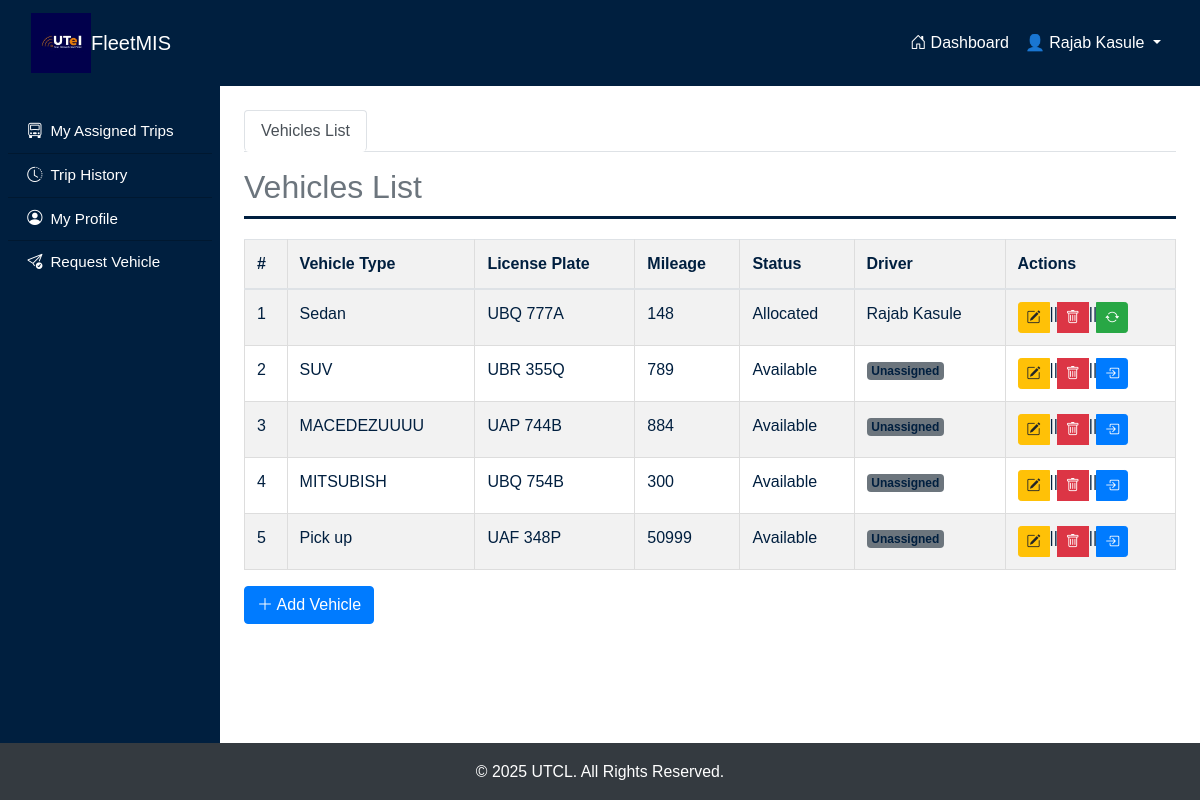
/vehicles/ (signed in), run on an earlier commit of the app's database.
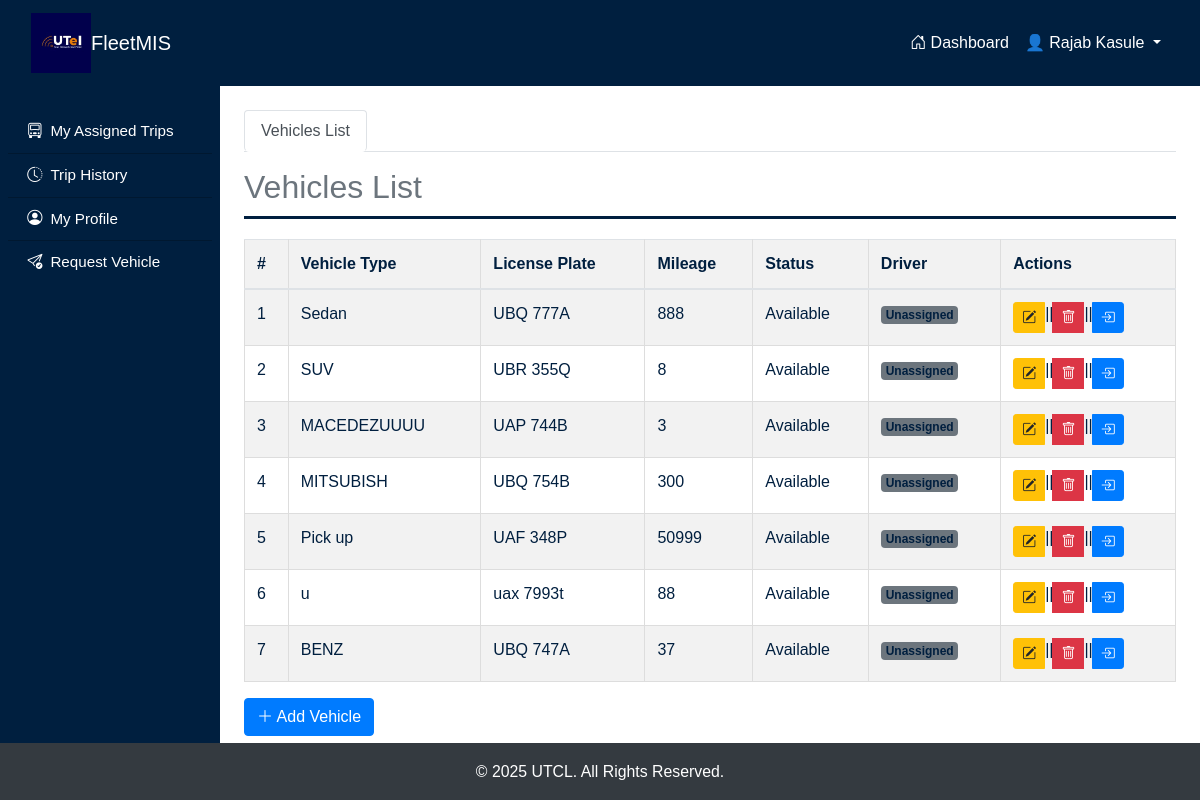
And on a later commit of the database.
### fleetApp/models.py (models this page shows, shortened)
class Vehicle(models.Model):
  ENGIN = [
    ("GAS", "Gasoline"),
    ("HYB", "Hybrid"),
    ("DIS", "Diesel"),
    ("ELE", "Electric")
  ]
  STATUS = [
    ("Available", "Available"),
    ("Allocated", "Allocated")
  ]
  vehicle_plate = models.CharField(max_length=20, unique=True)
  vehicle_type = models.CharField(max_length=50)
  mileage = models.PositiveIntegerField()
  engine_type = models.CharField(max_length=4, choices=ENGIN)
  status = models.CharField(max_length=9, choices=STATUS, default="Available")

class Driver(models.Model):
  GENDER_OPTION = [
    ("M", "Male"),
    ("F", "Female")
  ]
  user = models.OneToOneField(User, on_delete=models.CASCADE)
  driver_name = models.CharField(max_length=50)
  gender = models.CharField(max_length=2, choices=GENDER_OPTION)
  contact = models.CharField(max_length=20)
  email_address = models.EmailField()
  vehicle = models.ForeignKey(Vehicle, on_delete=models.SET_NULL, null=True)

### fleetApp/views.py (the view)
# urls.py: path('vehicles/', views.vehicle_view, name='vehicle'),
@login_required
def vehicle_view(request):
    vehicles = Vehicle.objects.all()
    requests = Request.objects.filter(request_status="C").annotate(
        usage_summary=ExpressionWrapper(
            F('mileage_at_return') - F('mileage_at_assignment'),
            output_field=IntegerField()
        )
    )
    context = {
        'vehicles': vehicles,
        'requests': requests,
    }
    return render(request, 'fleetApp/vehicle/vehicles.html', context)

### fleetApp/context_processors.py (called while the page is built)
def unread_alerts_count(request):
    if request.user.is_authenticated and request.user.groups.filter(name="FleetManagers").exists():
        count = Alert.objects.filter(priority_level="High").count()
        return {'unread_alerts_count': count}
    return {}

### fleetApp/templatetags/group_tags.py (called while the page is built)
@register.filter(name='has_group')
def has_group(user, group_name):
    return user.groups.filter(name=group_name).exists()

### fleetApp/templates/fleetApp/vehicle/vehicles.html (shortened to what this page needs)
{% extends "main.html" %}
{% load crispy_forms_tags %}
{% block content %}
<div class="containers">
    <ul class="nav nav-tabs mb-3" id="fleetTab" role="tablist">
        <li class="nav-item" role="presentation">
            <button class="nav-link active" id="vehicles-list-tab" data-bs-toggle="tab" data-bs-target="#vehicles-list" type="button" role="tab" aria-controls="vehicles-list" aria-selected="true">
                Vehicles List
            </button>
        </li>
    </ul>
    <div class="tab-content" id="fleetTabContent">
        <div class="tab-pane fade show active" id="vehicles-list" role="tabpanel" aria-labelledby="vehicles-list-tab">
            <h2 class="text-secondary">Vehicles List</h2>
            <table class="table table-striped">
                <thead>
                    <tr>
                        <th>#</th>
                        <th>Vehicle Type</th>
                        <th>License Plate</th>
                        <th>Mileage</th>
                        <th>Status</th>
                        <th>Driver</th>
                        <th>Actions</th>
                    </tr>
                </thead>
                <tbody>
                    {% for vehicle in vehicles %}
                    <tr>
                        <td>{{ forloop.counter }}</td>
                        <td>{{ vehicle.vehicle_type }}</td>
                        <td>{{ vehicle.vehicle_plate }}</td>
                        <td>{{ vehicle.mileage }}</td>
                        <td>{{ vehicle.status }}</td>
                        <td>
                            {% if vehicle.status == "Allocated" %}
                                {{ vehicle.driver_set.first.driver_name }}
                            {% else %}
                                <span class="badge bg-secondary">Unassigned</span>
                            {% endif %}
                        </td>
                        <td>
                            <div class="btn-group" role="group" aria-label="Actions">
                                <a href="{% url 'edit_vehicle' vehicle.id %}" class="btn btn-sm btn-warning">
                                    <i class="bi bi-pencil-square"></i>
                                </a> ||
                                <a href="{% url 'delete_vehicle' vehicle.id %}" class="btn btn-sm btn-danger" onclick="return confirm('Are you sure you want to delete this vehicle?');">
                                    <i class="bi bi-trash"></i>
                                </a>||
                                {% if vehicle.status == "Available" %}
                                    <a href="{% url 'allocate_vehicle' vehicle.id %}" class="btn btn-sm btn-primary">
                                        <i class="bi bi-box-arrow-in-right"></i>
                                    </a>
                                {% else %}
                                    <a href="{% url 'return_vehicle' vehicle.id %}" class="btn btn-sm btn-success">
                                        <i class="bi bi-arrow-repeat"></i>
                                    </a>
                                {% endif %}
                            </div>
                        </td>
                    </tr>
                    {% endfor %}
                </tbody>
            </table>
            <a href="{% url 'add_vehicle' %}" class="btn btn-primary">
                <i class="bi bi-plus-lg"></i> Add Vehicle
            </a>
        </div>
    </div>
</div>
{% endblock %}

### fleetApp/templates/main.html (shortened to what this page needs)
<!DOCTYPE html>
<html lang="en">
<head>
    {% load group_tags %}
    {% load static %}
    <link href="https://cdn.jsdelivr.net/npm/bootstrap-icons/font/bootstrap-icons.css" rel="stylesheet">
    <link rel="stylesheet" href="{% static 'css/bootstrap.min.css' %}">
    <link rel="stylesheet" href="{% static 'css/styles.css' %}">
</head>
<body>
    <nav class="navbar navbar-expand-lg" style="background-color: #001f3f;">
        <div class="container-fluid">
            <a class="navbar-brand d-flex align-items-center gap-2 text-white fw-bold" href="#">
                <img src="{% static 'images/log.jpeg' %}" alt="Fleet Logo" class="logo-img">
                FleetMIS
            </a>
            <div class="collapse navbar-collapse justify-content-end" id="navbarNav">
                <ul class="navbar-nav">
                    {% if user.is_authenticated %}
                        <li class="nav-item">
                            <a class="nav-link text-white" href="{% url 'home' %}">
                                <i class="bi bi-house-door"></i> Dashboard
                            </a>
                        </li>
                        <li class="nav-item dropdown">
                            <a class="nav-link dropdown-toggle text-white" href="#" role="button" data-bs-toggle="dropdown">
                                👤 {{ user.get_full_name|default:user.username }}
                            </a>
                        </li>
                    {% endif %}
                </ul>
            </div>
        </div>
    </nav>
    <div class="wrapper">
        {% if user.is_authenticated %}
        <div id="sidebar-wrapper">
            <div class="list-group list-group-flush px-2 pt-4">
                {% if user|has_group:"Admins" %}
                    <a href="/admin/auth/user/" class="list-group-item list-group-item-action bg-transparent text-white sidebar-link" target="_blank">
                        <i class="bi bi-person-gear"></i> Staff
                    </a>
                    <a href="/admin/auth/group/" class="list-group-item list-group-item-action bg-transparent text-white sidebar-link" target="_blank">
                        <i class="bi bi-people-fill"></i> Groups
                    </a>
                    <a href="{% url 'vehicle' %}" class="list-group-item list-group-item-action bg-transparent text-white sidebar-link">
                        <i class="bi bi-truck"></i> Vehicles
                    </a>
                    <a href="{% url 'drivers' %}" class="list-group-item list-group-item-action bg-transparent text-white sidebar-link">
                        <i class="bi bi-person-lines-fill"></i> Drivers
                    </a>
                    <a href="{% url 'requestor_list' %}" class="list-group-item list-group-item-action bg-transparent text-white sidebar-link">
                        <i class="bi bi-people"></i> Requestors
                    </a>
                    <a href="{% url 'requisitions' %}" class="list-group-item list-group-item-action bg-transparent text-white sidebar-link">
                        <i class="bi bi-journal-check"></i> Requisitions
                    </a>
                    <a href="{% url 'add_request' %}" class="list-group-item list-group-item-action bg-transparent text-white sidebar-link">
                        <i class="bi bi-send-check"></i> Request Vehicle
                    </a>
                    <a href="{% url 'service_provider_list' %}" class="list-group-item list-group-item-action bg-transparent text-white sidebar-link">
                        <i class="bi bi-building-gear"></i> Service Providers
                    </a>
                    <a href="{% url 'service_list' %}" class="list-group-item list-group-item-action bg-transparent text-white sidebar-link">
                        <i class="bi bi-wrench-adjustable"></i> Services
                    </a>
                    <a href="{% url 'request_summary' %}" class="list-group-item list-group-item-action bg-transparent text-white sidebar-link">
                        <i class="bi bi-bar-chart-line"></i> Reports
                    </a>
                    <a href="{% url 'gsm_data_list' %}" class="list-group-item list-group-item-action bg-transparent text-white sidebar-link">
                        <i class="bi bi-broadcast-pin"></i> GSM Sensor Data
                    </a>
                    <a href="{% url 'alert_list' %}" class="list-group-item list-group-item-action bg-transparent text-white sidebar-link d-flex justify-content-between align-items-center">
                        <span><i class="bi bi-exclamation-diamond"></i> Alerts</span>
                        {% if unread_alerts_count > 0 %}
                            <span class="badge bg-danger rounded-pill">{{ unread_alerts_count }}</span>
                        {% endif %}
                    </a>
                {% elif user|has_group:"FleetDrivers" %}
                    <a href="{% url 'assigned_trips' %}" class="list-group-item list-group-item-action bg-transparent text-white sidebar-link">
                        <i class="bi bi-truck-front"></i> My Assigned Trips
                    </a>
                    <a href="{% url 'trip_history' %}" class="list-group-item list-group-item-action bg-transparent text-white sidebar-link">
                        <i class="bi bi-clock-history"></i> Trip History
                    </a>
                    <a href="{% url 'driver_profile' %}" class="list-group-item list-group-item-action bg-transparent text-white sidebar-link">
                        <i class="bi bi-person-circle"></i> My Profile
                    </a>
                    <a href="{% url 'add_request' %}" class="list-group-item list-group-item-action bg-transparent text-white sidebar-link">
                        <i class="bi bi-send-check"></i> Request Vehicle
                    </a>
                {% elif user|has_group:"FleetUsers" %}
                    <a href="{% url 'add_request' %}" class="list-group-item list-group-item-action bg-transparent text-white sidebar-link">
                        <i class="bi bi-send-check"></i> Request Vehicle
                    </a>
                {% endif %}
            </div>
        </div>
        {% endif %}
        <main class="main-content scrollable-content">
            {% block content %}{% endblock %}
        </main>
    </div>
    <footer class="bg-dark text-white text-center py-3 mt-auto">
        <p class="mb-0">&copy; 2025 UTCL. All Rights Reserved.</p>
    </footer>
</body>
</html>

### fleetApp/static/css/styles.css (style rules this page uses)
body { margin: 0; padding: 0; font-family: Arial, sans-serif; color: #001f3f; background-color: #fff; height: 100vh; overflow: hidden; display: flex; flex-direction: column; }
.wrapper { display: flex; flex: 1; overflow: hidden; height: 100%; }
#sidebar-wrapper { width: 220px; background-color: #001f3f; color: white; height: 100vh; overflow-y: auto; position: relative; flex-shrink: 0; z-index: 100; }
.sidebar-link { color: white !important; padding: 10px 1.2rem; display: flex; align-items: center; font-size: 0.95rem; gap: 0.5rem; }
.navbar { z-index: 1000; }
.main-content { flex-grow: 1; overflow-y: auto; padding: 1.5rem; background-color: #fff; max-height: calc(100vh - 60px); overflow-y: auto; max-height: calc(100vh - 60px); }
footer { background-color: #001f3f; color: #fff; text-align: center; padding: 12px; font-size: 0.9rem; flex-shrink: 0; }
.logo-img { height: 60px; width: auto; object-fit: contain; }
button, input[type="submit"] { width: 100%; padding: 12px; font-size: 16px; border: none; border-radius: 5px; background-color: #FF851B; color: white; cursor: pointer; transition: background-color 0.3s, transform 0.3s; }
table { width: 100%; border-collapse: collapse; margin-top: 20px; }
table, th, td { border: 1px solid #ddd; }
th, td { padding: 8px; text-align: left; }
th { background-color: #f2f2f2; }
.scrollable-content { overflow-y: auto; max-height: calc(100vh - 60px); }
body { scrollbar-width: thin; scrollbar-color: #888 #f1f1f1; }
h2 { font-size: 2em; color: #FF851B; border-bottom: 3px solid #001f3f; padding-bottom: 10px; margin-bottom: 20px; }
p { font-size: 1.1em; line-height: 1.6; margin-bottom: 20px; }

What changed in the data, as far as the page shows it:
changed Vehicle "Sedan": mileage "148" → "888"; status "Allocated" → "Available"; driver_set.first.driver_name "Rajab Kasule" → (not shown); now shows "Unassigned"
changed Vehicle "SUV": mileage "789" → "8"
changed Vehicle "MACEDEZUUUU": mileage "884" → "3"
added Vehicle: vehicle_type "u", vehicle_plate "uax 7993t", mileage "88", status "Available", shows "Unassigned"
added Vehicle: vehicle_type "BENZ", vehicle_plate "UBQ 747A", mileage "37", status "Available", shows "Unassigned"
